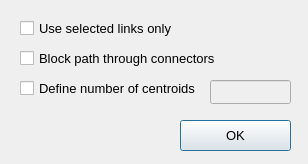
<?xml version="1.0" encoding="UTF-8"?>
<ui version="4.0">
 <class>advanced_graph_details</class>
 <widget class="QDialog" name="advanced_graph_details">
  <property name="geometry">
   <rect>
    <x>0</x>
    <y>0</y>
    <width>308</width>
    <height>164</height>
   </rect>
  </property>
  <property name="windowTitle">
   <string>Advanced graph setting</string>
  </property>
  <widget class="QPushButton" name="but_ok">
   <property name="geometry">
    <rect>
     <x>180</x>
     <y>120</y>
     <width>111</width>
     <height>31</height>
    </rect>
   </property>
   <property name="font">
    <font>
     <pointsize>10</pointsize>
    </font>
   </property>
   <property name="text">
    <string>OK</string>
   </property>
  </widget>
  <widget class="QCheckBox" name="use_link_selection">
   <property name="geometry">
    <rect>
     <x>20</x>
     <y>20</y>
     <width>191</width>
     <height>17</height>
    </rect>
   </property>
   <property name="font">
    <font>
     <pointsize>10</pointsize>
    </font>
   </property>
   <property name="text">
    <string>Use selected links only</string>
   </property>
  </widget>
  <widget class="QLineEdit" name="model_centroids">
   <property name="enabled">
    <bool>false</bool>
   </property>
   <property name="geometry">
    <rect>
     <x>210</x>
     <y>80</y>
     <width>81</width>
     <height>24</height>
    </rect>
   </property>
   <property name="text">
    <string/>
   </property>
  </widget>
  <widget class="QCheckBox" name="path_through_centroids">
   <property name="geometry">
    <rect>
     <x>20</x>
     <y>50</y>
     <width>251</width>
     <height>17</height>
    </rect>
   </property>
   <property name="font">
    <font>
     <pointsize>10</pointsize>
    </font>
   </property>
   <property name="text">
    <string>Block path through connectors</string>
   </property>
  </widget>
  <widget class="QCheckBox" name="set_centroids_rule">
   <property name="geometry">
    <rect>
     <x>20</x>
     <y>80</y>
     <width>181</width>
     <height>17</height>
    </rect>
   </property>
   <property name="font">
    <font>
     <pointsize>10</pointsize>
    </font>
   </property>
   <property name="text">
    <string>Define number of centroids</string>
   </property>
  </widget>
 </widget>
 <tabstops>
  <tabstop>use_link_selection</tabstop>
  <tabstop>path_through_centroids</tabstop>
  <tabstop>set_centroids_rule</tabstop>
  <tabstop>model_centroids</tabstop>
  <tabstop>but_ok</tabstop>
 </tabstops>
 <resources/>
 <connections/>
</ui>
